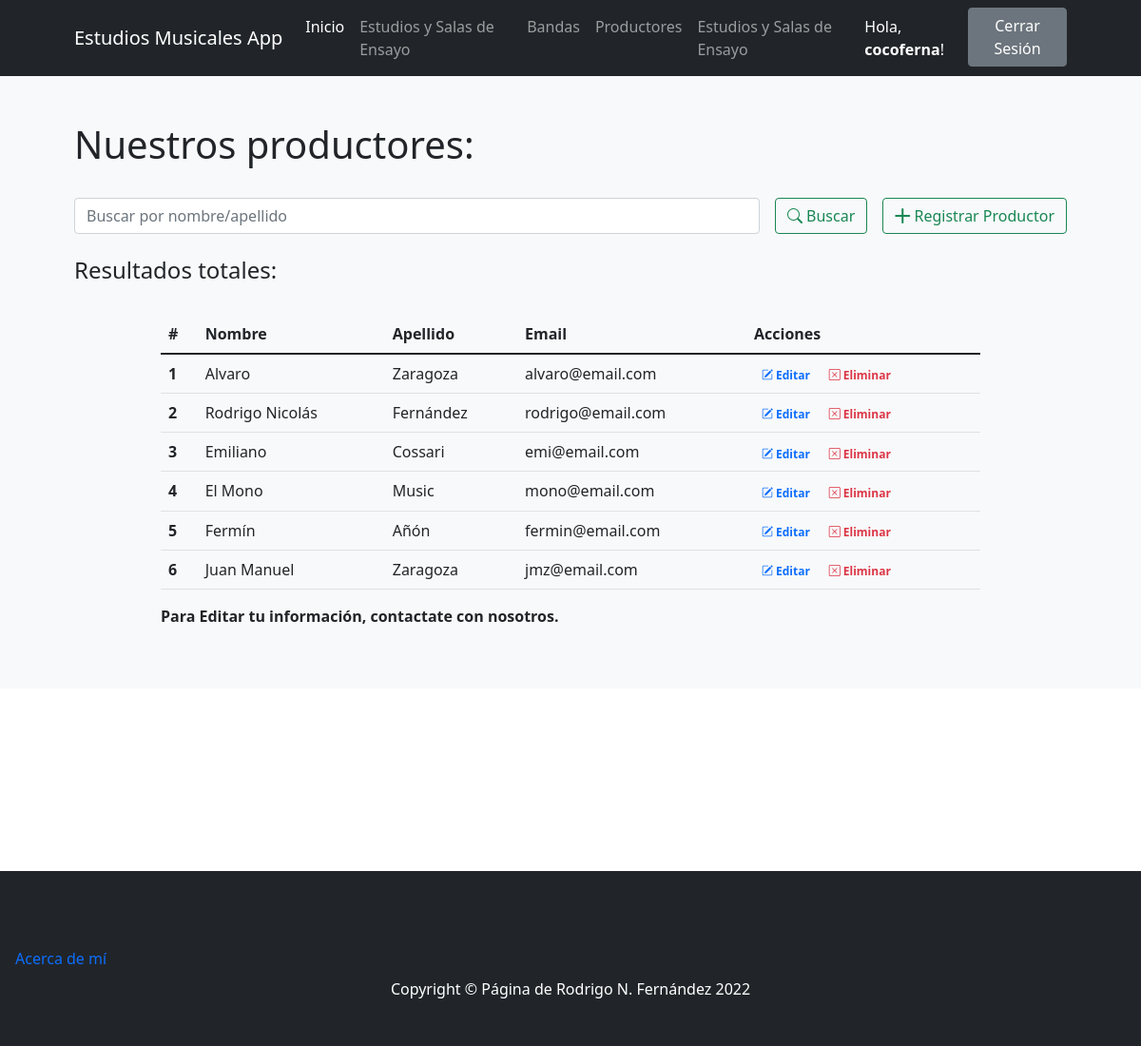
Screenshot of /productores/ (signed in) with the database file from the repository.
### ProyectoCoderApp/models.py (models this page shows)
class Productores(models.Model):
    nombre = models.CharField(max_length=30) # Texto
    apellido = models.CharField(max_length=30) # Texto
    email = models.EmailField(blank=True, null=True) # Email - Opcional
    class Meta:
        verbose_name_plural="Productores"

### ProyectoCoderApp/views.py (the view)
# urls.py: path('productores/',productores,name="productores"),
@login_required
def productores(request):
    if request.method == "POST":
        search = request.POST["search"]
        if search != "":
            productores = Productores.objects.filter( Q(nombre__icontains=search) | Q(apellido__icontains=search) ).values()
            return render(request,"ProyectoCoderApp/productores.html",{"productores":productores, "search":True, "busqueda":search})
    productores = Productores.objects.all()
    return render(request,"ProyectoCoderApp/productores.html",{"productores":productores})

### ProyectoCoderApp/templates/ProyectoCoderApp/productores.html (shortened to what this page needs)
{% extends 'ProyectoCoderApp/base.html' %}
{% load static %}
{% block contenidoPagina %}
<section class="bg-light py-5">
  <div class="container px-5">
      <h1>Nuestros productores:</h1>
      <br>
      <div class="row gx-5 justify-content-center">
          <div class="col-lg-12">
              <form class="d-flex my-2 my-lg-0" action="" method="post">
                  <input class="flex-grow-0 form-control mr-sm-2" type="search" name="search" placeholder="Buscar por nombre/apellido" aria-label="Search">
                  <button class="btn btn-outline-success text-nowrap ms-3 my-2 my-sm-0" type="submit"> <i class="bi bi-search"></i> Buscar</button>
                  <a class="btn btn-outline-success text-nowrap ms-3 my-2 my-sm-0" href="{% url 'crear_productor' %}"> <i class="bi bi-plus-lg"></i> Registrar Productor</a>
              </form>
          </div>
      </div>
      <br>
      <h4>Resultados
          {% if search %}
              para "{{busqueda}}":
          {% else %}
              totales:
          {% endif %}
      </h4>
      <br>
      <div class="row gx-5 justify-content-center">
          <div class="col-lg-10 table-responsive">
              <table class="table table-theme">
                  <thead>
                      <tr>
                          <th scope="col">#</th>
                          <th scope="col">Nombre</th>
                          <th scope="col">Apellido</th>
                          <th scope="col">Email</th>
                          <th scope="col">Acciones</th>
                      </tr>
                  </thead>
                  <tbody>
                      {% for productor in productores %}
                          <tr>
                              <th scope="row">{{forloop.counter}}</th>
                              <td>{{productor.nombre}}</td>
                              <td>{{productor.apellido}}</td>
                              <td>{{productor.email}}</td>
                              <td>
                                  <a href="{% url 'editar_productor' productor.id %}" class="text-primary badge badge-primary text-decoration-none"> <i class="bi bi-pencil-square"></i> Editar</a>
                                  <a href="{% url 'eliminar_productor' productor.id %}" class="text-danger badge badge-danger text-decoration-none"> <i class="bi bi-x-square"></i> Eliminar</a>
                              </td>
                          </tr>
                      {% endfor %}
                  </tbody>
              </table>
              <b>
                <p>Para Editar tu información, contactate con nosotros.</p>
            </b>
          </div>
      </div>
  </div>
</section>
{% endblock %}

### ProyectoCoderApp/templates/ProyectoCoderApp/base.html (shortened to what this page needs)
{% load static %}
<!DOCTYPE html>
<html lang="es">
    <head>
        <link href="https://cdn.jsdelivr.net/npm/bootstrap-icons@1.4.1/font/bootstrap-icons.css" rel="stylesheet" />
        <link href="{% static 'css/styles.css' %}" rel="stylesheet" />
    </head>
    <body>
        <nav class="navbar navbar-expand-lg navbar-dark bg-dark">
            <div class="container px-5" >
                <a class="navbar-brand" href="{% url 'index' %}">Estudios Musicales App</a>
                <div class="collapse navbar-collapse" id="navbarSupportedContent">
                    <ul class="navbar-nav ms-auto mb-2 mb-lg-0">
                        <li class="nav-item"><a class="nav-link active" aria-current="page" href="{% url 'index' %}">Inicio</a></li>
                        {% if user.is_authenticated %}
                            {% if user.is_staff %}
                                <li class="nav-item"><a class="nav-link" href="{% url 'estudios' %}">Estudios y Salas de Ensayo</a></li>
                            {% endif %}
                        {% endif %}
                        <li class="nav-item"><a class="nav-link" href="{% url 'bandas' %}">Bandas</a></li>
                        {% if user.is_authenticated %}
                            <li class="nav-item"><a class="nav-link" href="{% url 'productores' %}">Productores</a></li>
                            <li class="nav-item"><a class="nav-link" href="{% url 'estudios' %}">Estudios y Salas de Ensayo</a></li>
                        {% endif %}
                        {% if user.is_authenticated %}
                            <li class="nav-item"><a class="nav-link active" href="{% url 'editar_perfil' %}"> Hola, <b>{{user.username}}</b>!</a>
                            <li class="nav-item"><a class="btn btn-secondary" href="{% url 'logout' %}">Cerrar Sesión</a></li>
                        {% else %}
                            <li class="nav-item"><a class="btn btn-secondary mx-3 " href="{% url 'login' %}">Iniciar Sesión</a></li>
                            <li class="nav-item"><a class="btn btn-outline-secondary" href="{% url 'register' %}">Registrarse</a></li>
                        {% endif %}
                    </ul>
                </div>
            </div>
        </nav>
        {% block contenidoPagina %}
        {% endblock %}
<br><br><br><br><br><br><br><br>
        <footer class="py-5 bg-dark">
            <li class="nav-item"><a class="nav-link active" aria-current="page" href="{% url 'acerca_de' %}">Acerca de mí</a></li>
            <div class="container px-5"><p class="m-0 text-center text-white">Copyright &copy; Página de Rodrigo N. Fernández 2022</p>
            </div>
        </footer>
    </body>
</html>

### rows the page displays
Productores: nombre "Alvaro", apellido "Zaragoza", email "alvaro@email.com"
Productores: nombre "Rodrigo Nicolás", apellido "Fernández", email "rodrigo@email.com"
Productores: nombre "Emiliano", apellido "Cossari", email "emi@email.com"
Productores: nombre "El Mono", apellido "Music", email "mono@email.com"
Productores: nombre "Fermín", apellido "Añón", email "fermin@email.com"
Productores: nombre "Juan Manuel", apellido "Zaragoza", email "jmz@email.com"

### other values shown
{{ user.username }} "cocoferna"
